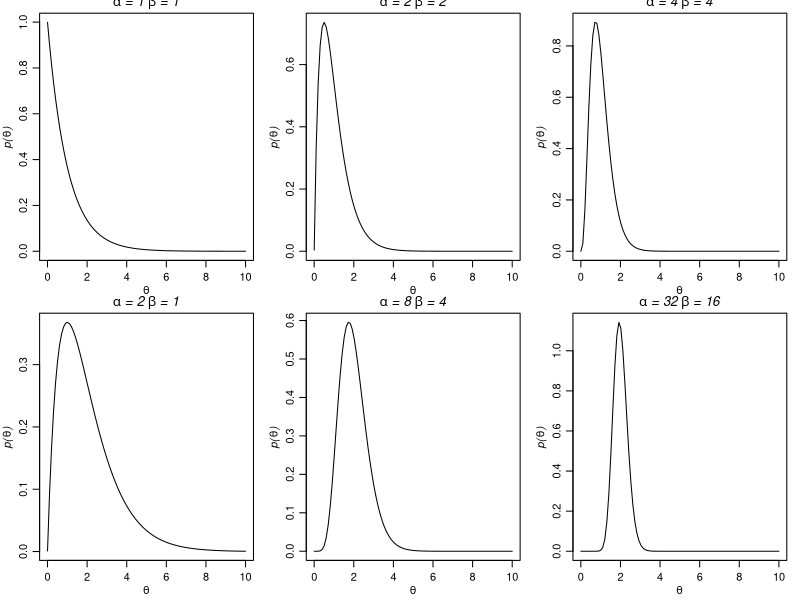

This figure's R source:
## ---- chunk 1
par(mar=c(3,3,1,1),mgp=c(1.75,.75,0))
par(mfrow=c(2,3))

a<-1 ; b<-1
x<-seq(.001,10,length=100)
plot(x, dgamma(x,a,b),type="l",
     xlab=expression(theta), ylab=expression(italic(paste("p(",theta,")",sep=""))))
mtext(expression(italic(paste(alpha," = 1 ",beta," = 1",sep=""))),side=3,line=.12,cex=.8)

a<-2 ; b<-2
x<-seq(.001,10,length=100)
plot(x, dgamma(x,a,b),type="l",
     xlab=expression(theta), ylab=expression(italic(paste("p(",theta,")",sep=""))))
mtext(expression(italic(paste(alpha," = 2 ",beta," = 2",sep=""))),side=3,line=.12,cex=.8)

a<-4 ; b<-4
x<-seq(.001,10,length=100)
plot(x, dgamma(x,a,b),type="l",
     xlab=expression(theta), ylab=expression(italic(paste("p(",theta,")",sep=""))))
mtext(expression(italic(paste(alpha," = 4 ",beta," = 4",sep=""))),side=3,line=.12,cex=.8)

a<-2 ; b<-1
x<-seq(.001,10,length=100)
plot(x, dgamma(x,a,b),type="l",
     xlab=expression(theta), ylab=expression(italic(paste("p(",theta,")",sep=""))))
mtext(expression(italic(paste(alpha," = 2 ",beta," = 1",sep=""))),side=3,line=.12,cex=.8)

a<-8 ; b<-4
x<-seq(.001,10,length=100)
plot(x, dgamma(x,a,b),type="l",
     xlab=expression(theta), ylab=expression(italic(paste("p(",theta,")",sep=""))))
mtext(expression(italic(paste(alpha," = 8 ",beta," = 4",sep=""))),side=3,line=.12,cex=.8)

a<-32 ; b<-16
x<-seq(.001,10,length=100)
plot(x, dgamma(x,a,b),type="l",
     xlab=expression(theta), ylab=expression(italic(paste("p(",theta,")",sep=""))))
mtext(expression(italic(paste(alpha," = 32 ",beta," = 16",sep=""))),side=3,line=.12,cex=.8)
